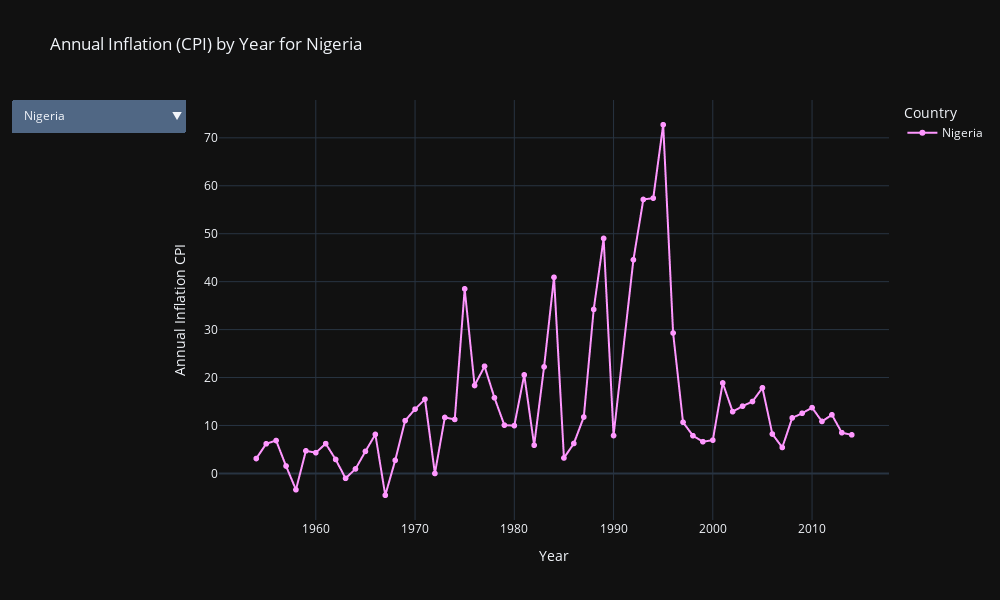

Source (notebook cell):
### Code cell
fig = px.line(df, x='year', y='inflation_annual_cpi', color='country', 
              title="Annual Inflation (CPI) by Year for Each Country",
              template='plotly_dark',
              markers=True)

fig.update_layout(
    xaxis_title='Year',
    yaxis_title='Annual Inflation CPI',
    legend_title='Country',
    height=600,
    width=1000,
    updatemenus=[
        {
            "buttons": [
                {
                    "method": "update",
                    "label": country,
                    "args": [
                        {"visible": [c == country for c in df["country"].unique()]},
                        {"title": f"Annual Inflation (CPI) by Year for {country}"}
                    ],
                } for country in df["country"].unique()
            ],
            "direction": "down",
            "showactive": True,
        }
    ]
)

fig.show()

### Figure 1 — Plotly figure (JSON) as saved in the notebook; plotly's stock layout.template omitted (floating-point values rounded to 4 significant figures; data arrays with more than 128 entries replaced by an {"elided": "..."} marker saying what was removed)
{"data": [{"hovertemplate": "country=Algeria<br>year=%{x}<br>inflation_annual_cpi=%{y}<extra></extra>", "legendgroup": "Algeria", "line": {"color": "#636efa", "dash": "solid"}, "marker": {"symbol": "circle"}, "mode": "lines+markers", "name": "Algeria", "showlegend": true, "type": "scattergl", "visible": false, "x": [1870, 1871, 1872, 1873, 1874, 1875, 1876, 1877, 1878, 1879, 1880, 1881, 1882, 1883, 1884, 1939, 1940, 1941, 1942, 1943, 1944, 1945, 1946, 1947, 1948, 1949, 1950, 1951, 1952, 1953, 1954, 1955, 1956, 1957, 1958, 1959, 1960, 1961, 1968, 1969, 1970, 1971, 1972, 1973, 1974, 1975, 1976, 1977, 1978, 1979, 1980, 1981, 1982, 1983, 1984, 1985, 1986, 1987, 1988, 1989, 1990, 1991, 1992, 1993, 1994, 1995, 1996, 1997, 1998, 1999, 2000, 2001, 2002, 2003, 2004, 2005, 2006, 2007, 2008, 2009, 2010, 2011, 2012, 2013, 2014], "xaxis": "x", "y": [3.441, 14.15, -3.719, 11.2, -3.849, -20.92, -1.77, 29.12, -1.493, -16.83, 3.881, 12.62, -12.36, -1.39, -15.94, 9.756, 22.22, 16.36, 28.12, 46.34, 41.67, 29.41, 18.18, 69.23, 63.64, 23.61, 0, 6.742, 6.316, -0.9901, 1, 0, 1.98, 2.913, 12.26, 9.244, 5.385, 2.92, 6.6, 2.627, 3.656, 6.173, 4.734, 8.961, 8.879, 12.1, 17.17, 11.45, 9.668, 14.61, 9.668, 14.61, 6.593, 7.835, 6.31, 10.43, 14.01, 5.857, 5.938, 9.172, 9.272, 25.9, 31.7, 20.5, 29, 29.8, 18.7, 5.7, 4.95, 2.6, 0.3, 4.2, 1.43, 4.259, 3.972, 1.382, 2.315, 3.674, 4.855, 5.743, 3.913, 4.522, 8.916, 3.255, 2.917], "yaxis": "y"}, {"hovertemplate": "country=Angola<br>year=%{x}<br>inflation_annual_cpi=%{y}<extra></extra>", "legendgroup": "Angola", "line": {"color": "#EF553B", "dash": "solid"}, "marker": {"symbol": "circle"}, "mode": "lines+markers", "name": "Angola", "showlegend": true, "type": "scattergl", "visible": false, "x": [1921, 1922, 1923, 1924, 1925, 1926, 1927, 1928, 1929, 1930, 1931, 1932, 1933, 1934, 1935, 1936, 1937, 1938, 1939, 1940, 1941, 1942, 1943, 1944, 1945, 1946, 1947, 1948, 1949, 1950, 1951, 1952, 1953, 1954, 1955, 1956, 1957, 1958, 1959, 1960, 1961, 1962, 1970, 1971, 1972, 1973, 1974, 1975, 1976, 1977, 1978, 1979, 1980, 1991, 1992, 1993, 1994, 1995, 1996, 1997, 1998, 1999, 2000, 2001, 2002, 2003, 2004, 2005, 2006, 2007, 2008, 2009, 2010, 2011, 2012, 2013, 2014], "xaxis": "x", "y": [29.63, 45.71, 68.63, 126.7, -27.18, -7.042, -17.42, -9.174, -5.051, -5.319, 0, -2.247, 2.299, 3.371, 5.435, -1.031, 2.083, 2.041, 1, 13.86, 16.52, 17.91, 13.92, 7.778, 5.155, 4.902, 13.55, -16.87, -0.9901, 4, -7.692, 3.125, 0, -4.04, 0, 3.158, 1.02, 2.02, 0, -0.9901, 2, 5.882, 7.965, 5.778, 15.8, 15.67, 27.42, 29.0, 80.7, 69.01, 48.46, 101.3, 46.71, 85.27, 299.1, 1379.0, 949.8, 2672.0, 4146.0, 221.5, 107.4, 248.2, 325.0, 152.6, 108.9, 98.34, 43.56, 22.96, 13.3, 12.25, 12.46, 13.72, 14.48, 13.48, 10.29, 8.782, 7.296], "yaxis": "y"}, {"hovertemplate": "country=Central African Republic<br>year=%{x}<br>inflation_annual_cpi=%{y}<extra></extra>", "legendgroup": "Central African Republic", "line": {"color": "#00cc96", "dash": "solid"}, "marker": {"symbol": "circle"}, "mode": "lines+markers", "name": "Central African Republic", "showlegend": true, "type": "scattergl", "visible": false, "x": [1957, 1958, 1959, 1960, 1961, 1962, 1963, 1964, 1965, 1966, 1967, 1968, 1969, 1970, 1971, 1972, 1973, 1974, 1975, 1976, 1977, 1978, 1979, 1980, 1981, 1982, 1983, 1984, 1985, 1986, 1987, 1988, 1989, 1990, 1991, 1992, 1993, 1994, 1995, 1996, 1997, 1998, 1999, 2000, 2001, 2002, 2003, 2004, 2005, 2006, 2007, 2008, 2009, 2010, 2011, 2012, 2013, 2014], "xaxis": "x", "y": [6.818, 12.77, 3.774, 10.91, 6.557, 7.692, 3.714, 10.06, 9.387, 2.746, 1.893, 4.809, 0.5214, 3.734, 27.7, -8.824, 5.645, 9.542, 16.03, 10.51, 11.14, 11.49, 9.211, 13.3, 14.66, 13.24, 14.56, 2.604, 10.46, 2.411, -6.986, -3.934, 0.645, -0.203, -2.848, -0.757, -2.909, 24.55, 19.2, 3.723, 1.597, -1.871, -1.415, 3.202, 3.843, 2.298, 4.353, -2.244, 2.885, 6.694, 0.935, 9.262, 3.522, 1.491, 1.195, 5.874, 6.552, 11.58], "yaxis": "y"}, {"hovertemplate": "country=Ivory Coast<br>year=%{x}<br>inflation_annual_cpi=%{y}<extra></extra>", "legendgroup": "Ivory Coast", "line": {"color": "#ab63fa", "dash": "solid"}, "marker": {"symbol": "circle"}, "mode": "lines+markers", "name": "Ivory Coast", "showlegend": true, "type": "scattergl", "visible": false, "x": [1952, 1953, 1954, 1955, 1956, 1957, 1958, 1959, 1960, 1961, 1962, 1963, 1964, 1965, 1966, 1967, 1968, 1969, 1970, 1971, 1972, 1973, 1974, 1975, 1976, 1977, 1978, 1979, 1980, 1981, 1982, 1983, 1984, 1985, 1986, 1987, 1988, 1989, 1990, 1991, 1992, 1993, 1994, 1995, 1996, 1997, 1998, 1999, 2000, 2001, 2002, 2003, 2004, 2005, 2006, 2007, 2008, 2009, 2010, 2011, 2012, 2013, 2014], "xaxis": "x", "y": [16.22, 2.326, -2.273, 2.326, 4.545, 13.04, 21.15, 6.348, -2.152, 14.43, -0.1776, 8.72, -3.169, 1.758, 4.665, 2.766, 7.748, 2.503, 8.075, -1.072, 1.195, 12.93, 18.22, 10.62, 12.91, 24.48, 16.03, 21.76, 8.81, 8.682, 7.389, 5.879, 4.281, 1.753, 6.837, 6.978, 6.935, 0.986, -0.658, 1.575, 4.218, 2.13, 25.96, 14.1, 2.7, 6.301, 5.219, 0.92, -0.381, 4.355, 3.08, 3.297, 1.459, 3.884, 2.466, 1.896, 6.315, 1.009, 1.8, 4.448, 1.3, 2.584, 0.449], "yaxis": "y"}, {"hovertemplate": "country=Egypt<br>year=%{x}<br>inflation_annual_cpi=%{y}<extra></extra>", "legendgroup": "Egypt", "line": {"color": "#FFA15A", "dash": "solid"}, "marker": {"symbol": "circle"}, "mode": "lines+markers", "name": "Egypt", "showlegend": true, "type": "scattergl", "visible": false, "x": {"elided": "155 int values"}, "xaxis": "x", "y": {"elided": "155 float values"}, "yaxis": "y"}, {"hovertemplate": "country=Kenya<br>year=%{x}<br>inflation_annual_cpi=%{y}<extra></extra>", "legendgroup": "Kenya", "line": {"color": "#19d3f3", "dash": "solid"}, "marker": {"symbol": "circle"}, "mode": "lines+markers", "name": "Kenya", "showlegend": true, "type": "scattergl", "visible": false, "x": [1948, 1949, 1950, 1951, 1952, 1953, 1954, 1955, 1956, 1957, 1958, 1959, 1960, 1961, 1962, 1963, 1964, 1965, 1966, 1967, 1968, 1969, 1970, 1971, 1972, 1973, 1974, 1975, 1976, 1977, 1978, 1979, 1980, 1981, 1982, 1983, 1984, 1985, 1986, 1987, 1988, 1989, 1990, 1991, 1992, 1993, 1994, 1995, 1996, 1997, 1998, 1999, 2000, 2001, 2002, 2003, 2004, 2005, 2006, 2007, 2008, 2009, 2010, 2011, 2012, 2013, 2014], "xaxis": "x", "y": [9.34, 3.523, 8.554, 10.88, 6.451, 3.032, 4.41, 6.369, 1.786, 2.631, 0, 0.8566, 0.8461, 2.52, 2.741, 0, -0.2857, 5.762, 3.762, 0.5374, 0.6619, -0.1311, 1.833, 5.615, 4.525, 12.66, 16.41, 19.73, 9.528, 18.01, 15.36, 8.08, 13.87, 7.895, 13.82, 11.6, 20.67, 11.4, 10.28, 13.01, 4.804, 7.617, 11.2, 19.1, 27.33, 45.98, 28.81, 1.554, 8.862, 11.92, 6.716, 5.753, 9.955, 5.824, 2.156, 5.983, 8.381, 7.823, 6.041, 4.265, 15.1, 10.55, 4.309, 14.02, 9.378, 5.717, 6.878], "yaxis": "y"}, {"hovertemplate": "country=Mauritius<br>year=%{x}<br>inflation_annual_cpi=%{y}<extra></extra>", "legendgroup": "Mauritius", "line": {"color": "#FF6692", "dash": "solid"}, "marker": {"symbol": "circle"}, "mode": "lines+markers", "name": "Mauritius", "showlegend": true, "type": "scattergl", "visible": false, "x": [1947, 1948, 1949, 1950, 1951, 1952, 1953, 1954, 1955, 1956, 1957, 1958, 1959, 1960, 1961, 1962, 1963, 1964, 1965, 1966, 1967, 1968, 1969, 1970, 1971, 1972, 1973, 1974, 1975, 1976, 1977, 1978, 1979, 1980, 1981, 1982, 1983, 1984, 1985, 1986, 1987, 1988, 1989, 1990, 1991, 1992, 1993, 1994, 1995, 1996, 1997, 1998, 1999, 2000, 2001, 2002, 2003, 2004, 2005, 2006, 2007, 2008, 2009, 2010, 2011, 2012, 2013, 2014], "xaxis": "x", "y": [-9.091, 32.0, 1.024, 4.905, 11.15, 1.942, -0.6344, 0.9569, -0.3154, 2.857, -0.926, 0.6226, -0.6187, 1.869, -0.6128, 0.7986, 1.754, 1.827, 1.893, 2.982, 2.938, 5.33, 2.979, 0.01123, 1.886, 5.552, 20.82, 23.8, 15.21, 10.76, 9.795, 9.063, 23.22, 33.04, 26.45, 13.38, 7.452, 5.525, 8.321, 4.336, 0.719, 3.6, 13.61, 10.71, 12.82, 2.857, 15.29, 7.335, 6.026, 6.553, 6.831, 6.808, 6.872, 4.23, 5.391, 6.414, 3.931, 4.703, 4.921, 8.93, 8.827, 9.731, 2.516, 2.929, 6.526, 4.902, 4.131, 3.772], "yaxis": "y"}, {"hovertemplate": "country=Morocco<br>year=%{x}<br>inflation_annual_cpi=%{y}<extra></extra>", "legendgroup": "Morocco", "line": {"color": "#B6E880", "dash": "solid"}, "marker": {"symbol": "circle"}, "mode": "lines+markers", "name": "Morocco", "showlegend": true, "type": "scattergl", "visible": false, "x": [1940, 1941, 1942, 1943, 1944, 1945, 1946, 1947, 1948, 1949, 1950, 1951, 1952, 1953, 1954, 1955, 1956, 1957, 1958, 1959, 1960, 1961, 1962, 1963, 1964, 1965, 1966, 1967, 1968, 1969, 1970, 1971, 1972, 1973, 1974, 1975, 1976, 1977, 1978, 1979, 1980, 1981, 1982, 1983, 1984, 1985, 1986, 1987, 1988, 1989, 1990, 1991, 1992, 1993, 1994, 1995, 1996, 1997, 1998, 1999, 2000, 2001, 2002, 2003, 2004, 2005, 2006, 2007, 2008, 2009, 2010, 2011, 2012, 2013, 2014], "xaxis": "x", "y": [25, 32, 38.19, 28.51, 34.81, 18.99, 56.76, 57.47, 40.15, 23.0, 1.626, 23.2, 5.194, -1.234, 2.499, 5.862, 5.715, 2.317, 4.384, -2.171, 2.219, 2.276, 5.408, 5.739, 4.233, 2.481, -0.235, -1.127, 1.139, 1.692, 1.916, 4.397, 3.211, 7.193, 15.98, 7.007, 10.97, 10.81, 9.72, 8.651, 9.408, 12.49, 10.53, 6.208, 12.45, 7.729, 8.734, 2.699, 2.369, 3.138, 6.026, 8.991, 5.74, 5.183, 5.142, 6.124, 2.987, 1.041, 2.745, 0.69, 1.923, 0.613, 2.779, 1.163, 1.493, 0.983, 3.285, 2.036, 3.891, 0.972, 0.994, 0.907, 1.287, 1.881, 0.443], "yaxis": "y"}, {"hovertemplate": "country=Nigeria<br>year=%{x}<br>inflation_annual_cpi=%{y}<extra></extra>", "legendgroup": "Nigeria", "line": {"color": "#FF97FF", "dash": "solid"}, "marker": {"symbol": "circle"}, "mode": "lines+markers", "name": "Nigeria", "showlegend": true, "type": "scattergl", "visible": true, "x": [1954, 1955, 1956, 1957, 1958, 1959, 1960, 1961, 1962, 1963, 1964, 1965, 1966, 1967, 1968, 1969, 1970, 1971, 1972, 1973, 1974, 1975, 1976, 1977, 1978, 1979, 1980, 1981, 1982, 1983, 1984, 1985, 1986, 1987, 1988, 1989, 1990, 1992, 1993, 1994, 1995, 1996, 1997, 1998, 1999, 2000, 2001, 2002, 2003, 2004, 2005, 2006, 2007, 2008, 2009, 2010, 2011, 2012, 2013, 2014], "xaxis": "x", "y": [3.103, 6.174, 6.863, 1.546, -3.4, 4.708, 4.326, 6.217, 2.912, -1.028, 0.938, 4.601, 8.14, -4.553, 2.733, 11.0, 13.41, 15.48, -0.008248, 11.67, 11.26, 38.5, 18.34, 22.36, 15.78, 10.07, 9.97, 20.55, 5.882, 22.22, 40.91, 3.226, 6.25, 11.77, 34.21, 49.02, 7.895, 44.56, 57.14, 57.42, 72.73, 29.29, 10.67, 7.862, 6.618, 6.938, 18.87, 12.88, 14.03, 15.0, 17.86, 8.218, 5.413, 11.58, 12.54, 13.72, 10.84, 12.22, 8.495, 8.048], "yaxis": "y"}, {"hovertemplate": "country=South Africa<br>year=%{x}<br>inflation_annual_cpi=%{y}<extra></extra>", "legendgroup": "South Africa", "line": {"color": "#FECB52", "dash": "solid"}, "marker": {"symbol": "circle"}, "mode": "lines+markers", "name": "South Africa", "showlegend": true, "type": "scattergl", "visible": false, "x": [1900, 1901, 1902, 1903, 1904, 1905, 1906, 1907, 1908, 1909, 1910, 1911, 1912, 1913, 1914, 1915, 1916, 1917, 1918, 1919, 1920, 1921, 1922, 1923, 1924, 1925, 1926, 1927, 1928, 1929, 1930, 1931, 1932, 1933, 1934, 1935, 1936, 1937, 1938, 1939, 1940, 1941, 1942, 1943, 1944, 1945, 1946, 1947, 1948, 1949, 1950, 1951, 1952, 1953, 1954, 1955, 1956, 1957, 1958, 1959, 1960, 1961, 1962, 1963, 1964, 1965, 1966, 1967, 1968, 1969, 1970, 1971, 1972, 1973, 1974, 1975, 1976, 1977, 1978, 1979, 1980, 1981, 1982, 1983, 1984, 1985, 1986, 1987, 1988, 1989, 1990, 1991, 1992, 1993, 1994, 1995, 1996, 1997, 1998, 1999, 2000, 2001, 2002, 2003, 2004, 2005, 2006, 2007, 2008, 2009, 2010, 2011, 2012, 2013], "xaxis": "x", "y": [4.11, 9.204, 2.414, -8.237, -5.13, -6.754, -7.251, -1.556, -1.59, 4.838, 15.39, 4.0, 2.561, 1.252, 1.237, 4.873, 5.818, 9.889, 7.001, 0.9308, 35.19, -18.07, -3.955, 0.7586, 0, -1.506, -1.524, 2.323, -0.7586, -1.524, -2.329, -3.968, -5.433, 2.399, -1.453, -0.4484, 0.9067, 5.638, -0.3224, 0.8589, 3.926, 6.029, 8.672, 4.964, 3.885, 0.7623, 6.061, 4.288, 6.847, 2.564, 6.876, 7.653, 6.609, 0.7774, 3.846, 1.699, 1.888, 3.264, 3.161, 0.7855, 1.583, 2.079, 1.325, 1.005, 4.142, 3.489, 3.638, 2.152, 3.046, 3.812, 4.883, 6.705, 8.432, 10.77, 13.81, 11.25, 11.32, 10.21, 12.23, 13.89, 14.24, 15.74, 14.4, 12.59, 11.18, 16.2, 18.75, 16.19, 12.89, 14.51, 14.29, 15.57, 13.67, 9.874, 8.824, 8.709, 7.32, 8.623, 6.872, 5.211, 5.374, 5.7, 9.177, 5.806, 1.392, 3.393, 4.688, 7.09, 11.54, 7.13, 4.257, 5, 5.654, 5.752], "yaxis": "y"}, {"hovertemplate": "country=Tunisia<br>year=%{x}<br>inflation_annual_cpi=%{y}<extra></extra>", "legendgroup": "Tunisia", "line": {"color": "#636efa", "dash": "solid"}, "marker": {"symbol": "circle"}, "mode": "lines+markers", "name": "Tunisia", "showlegend": true, "type": "scattergl", "visible": false, "x": [1940, 1941, 1942, 1943, 1944, 1945, 1946, 1947, 1948, 1949, 1950, 1951, 1952, 1953, 1954, 1955, 1956, 1957, 1958, 1959, 1960, 1961, 1962, 1963, 1964, 1965, 1966, 1967, 1968, 1969, 1970, 1971, 1972, 1973, 1974, 1975, 1976, 1977, 1978, 1979, 1980, 1981, 1982, 1983, 1984, 1985, 1986, 1987, 1988, 1989, 1990, 1991, 1992, 1993, 1994, 1995, 1996, 1997, 1998, 1999, 2000, 2001, 2002, 2003, 2004, 2005, 2006, 2007, 2008, 2009, 2010, 2011, 2012, 2013, 2014], "xaxis": "x", "y": [22.01, 24.58, 25.0, 72.11, 37.61, 13.78, 49.61, 67.1, 69.14, 4.157, 3.503, 15.04, 7.006, -0.5953, 4.192, 0, 4.808, 5.505, 5.217, -8.264, 1.802, -1.77, 5.784, 0.9708, 5.94, 5.55, 4.536, 2.844, 2.499, 2.805, 1.563, 4.253, 2.716, 5.785, 4.686, 10.06, 3.293, 8.195, 4.63, 8.557, 10.01, 8.903, 13.67, 8.972, 8.596, 7.551, 6.159, 8.224, 7.156, 7.722, 6.502, 7.693, 5.518, 4.04, 5.423, 6.232, 3.733, 3.599, 3.102, 2.768, 2.77, 1.987, 2.706, 2.724, 3.621, 1.444, 4.143, 3.438, 4.913, 3.53, 4.409, 3.541, 5.139, 5.805, 4.924], "yaxis": "y"}, {"hovertemplate": "country=Zambia<br>year=%{x}<br>inflation_annual_cpi=%{y}<extra></extra>", "legendgroup": "Zambia", "line": {"color": "#EF553B", "dash": "solid"}, "marker": {"symbol": "circle"}, "mode": "lines+markers", "name": "Zambia", "showlegend": true, "type": "scattergl", "visible": false, "x": [1943, 1944, 1945, 1946, 1947, 1948, 1949, 1950, 1951, 1952, 1953, 1954, 1955, 1956, 1957, 1958, 1959, 1960, 1961, 1962, 1963, 1964, 1965, 1966, 1967, 1968, 1969, 1970, 1971, 1972, 1973, 1974, 1975, 1976, 1977, 1978, 1979, 1980, 1981, 1982, 1983, 1984, 1985, 1986, 1987, 1988, 1989, 1990, 1991, 1992, 1993, 1994, 1995, 1996, 1997, 1998, 1999, 2000, 2001, 2002, 2003, 2004, 2005, 2006, 2007, 2008, 2009, 2010, 2011, 2012, 2013, 2014], "xaxis": "x", "y": [2.857, 2.778, 2.703, 7.895, 2.439, 4.762, 2.273, 4.444, 6.383, 4, 3.846, 3.704, 3.571, 3.103, 3.177, 1.135, 2.083, 3.454, 0.1517, 1.364, -0.4484, 3.003, 8.163, 10.24, 5.012, 10.71, 2.524, 2.564, 6.522, 4.762, 6.494, 7.927, 10.17, 18.97, 19.83, 16.19, 9.598, 11.73, 14.0, 12.49, 19.69, 20.02, 37.43, 54.8, 47.03, 54.04, 128.3, 109.6, 97.7, 165.7, 183.3, 54.61, 34.91, 43.09, 24.41, 24.46, 26.79, 26.1, 21.36, 22.24, 21.4, 17.97, 18.32, 9.017, 10.65, 12.45, 13.39, 8.5, 8.658, 6.575, 6.978, 7.811], "yaxis": "y"}, {"hovertemplate": "country=Zimbabwe<br>year=%{x}<br>inflation_annual_cpi=%{y}<extra></extra>", "legendgroup": "Zimbabwe", "line": {"color": "#00cc96", "dash": "solid"}, "marker": {"symbol": "circle"}, "mode": "lines+markers", "name": "Zimbabwe", "showlegend": true, "type": "scattergl", "visible": false, "x": [1921, 1922, 1923, 1927, 1928, 1929, 1930, 1931, 1932, 1933, 1934, 1935, 1936, 1937, 1938, 1939, 1940, 1941, 1942, 1943, 1944, 1945, 1946, 1947, 1948, 1949, 1950, 1951, 1952, 1953, 1954, 1955, 1956, 1957, 1958, 1959, 1960, 1961, 1962, 1963, 1964, 1965, 1966, 1967, 1968, 1969, 1970, 1971, 1972, 1973, 1974, 1975, 1976, 1977, 1978, 1979, 1980, 1981, 1982, 1983, 1984, 1985, 1986, 1987, 1988, 1989, 1990, 1991, 1992, 1993, 1994, 1995, 1996, 1997, 1998, 1999, 2000, 2001, 2002, 2003, 2004, 2005, 2006, 2007, 2008, 2009, 2010, 2011, 2012, 2013], "xaxis": "x", "y": [-17.24, -13.89, -4.032, 0.8475, 0.8403, 0, -5, -7.018, -3.774, -2.941, -1.01, 0, -1.02, 6.186, -2.913, 0.9063, 2.994, 3.779, 5.602, 6.101, 3, 2.67, 5.201, 2.921, 9.389, 3.792, 7.692, 6.964, 8.18, 2.778, 0, 1.652, 4.431, 2.97, 3.571, 2.653, 2.455, 2.9, 2.083, 1.08, 2.5, 2.5, 3.122, 2.365, 1.386, 0.3646, 2.089, 3.025, 2.85, 3.107, 6.596, 10.01, 11.04, 10.26, 8.23, 12.55, 7.2, 13.2, 10.4, 23.2, 20.3, 8.3, 14.5, 12.5, 7.4, 12.8, 17.4, 24, 41.6, 28.2, 21.11, 25.81, 16.4, 20.07, 46.61, 56.92, 55.2, 112.1, 198.9, 598.7, 132.7, 585.8, 1281.0, 66280.0, 21990000.0, -7.67, 3.217, 4.92, 3.72, 1.632], "yaxis": "y"}], "layout": {"height": 600, "legend": {"title": {"text": "Country"}, "tracegroupgap": 0}, "title": {"text": "Annual Inflation (CPI) by Year for Nigeria"}, "updatemenus": [{"active": 8, "buttons": [{"args": [{"visible": [true, false, false, false, false, false, false, false, false, false, false, false, false]}, {"title": "Annual Inflation (CPI) by Year for Algeria"}], "label": "Algeria", "method": "update"}, {"args": [{"visible": [false, true, false, false, false, false, false, false, false, false, false, false, false]}, {"title": "Annual Inflation (CPI) by Year for Angola"}], "label": "Angola", "method": "update"}, {"args": [{"visible": [false, false, true, false, false, false, false, false, false, false, false, false, false]}, {"title": "Annual Inflation (CPI) by Year for Central African Republic"}], "label": "Central African Republic", "method": "update"}, {"args": [{"visible": [false, false, false, true, false, false, false, false, false, false, false, false, false]}, {"title": "Annual Inflation (CPI) by Year for Ivory Coast"}], "label": "Ivory Coast", "method": "update"}, {"args": [{"visible": [false, false, false, false, true, false, false, false, false, false, false, false, false]}, {"title": "Annual Inflation (CPI) by Year for Egypt"}], "label": "Egypt", "method": "update"}, {"args": [{"visible": [false, false, false, false, false, true, false, false, false, false, false, false, false]}, {"title": "Annual Inflation (CPI) by Year for Kenya"}], "label": "Kenya", "method": "update"}, {"args": [{"visible": [false, false, false, false, false, false, true, false, false, false, false, false, false]}, {"title": "Annual Inflation (CPI) by Year for Mauritius"}], "label": "Mauritius", "method": "update"}, {"args": [{"visible": [false, false, false, false, false, false, false, true, false, false, false, false, false]}, {"title": "Annual Inflation (CPI) by Year for Morocco"}], "label": "Morocco", "method": "update"}, {"args": [{"visible": [false, false, false, false, false, false, false, false, true, false, false, false, false]}, {"title": "Annual Inflation (CPI) by Year for Nigeria"}], "label": "Nigeria", "method": "update"}, {"args": [{"visible": [false, false, false, false, false, false, false, false, false, true, false, false, false]}, {"title": "Annual Inflation (CPI) by Year for South Africa"}], "label": "South Africa", "method": "update"}, {"args": [{"visible": [false, false, false, false, false, false, false, false, false, false, true, false, false]}, {"title": "Annual Inflation (CPI) by Year for Tunisia"}], "label": "Tunisia", "method": "update"}, {"args": [{"visible": [false, false, false, false, false, false, false, false, false, false, false, true, false]}, {"title": "Annual Inflation (CPI) by Year for Zambia"}], "label": "Zambia", "method": "update"}, {"args": [{"visible": [false, false, false, false, false, false, false, false, false, false, false, false, true]}, {"title": "Annual Inflation (CPI) by Year for Zimbabwe"}], "label": "Zimbabwe", "method": "update"}], "direction": "down", "showactive": true}], "width": 1000, "xaxis": {"anchor": "y", "autorange": true, "domain": [0, 1], "range": [1950.0, 2018.0], "title": {"text": "Year"}, "type": "linear"}, "yaxis": {"anchor": "x", "autorange": true, "domain": [0, 1], "range": [-9.716, 77.89], "title": {"text": "Annual Inflation CPI"}, "type": "linear"}}}
